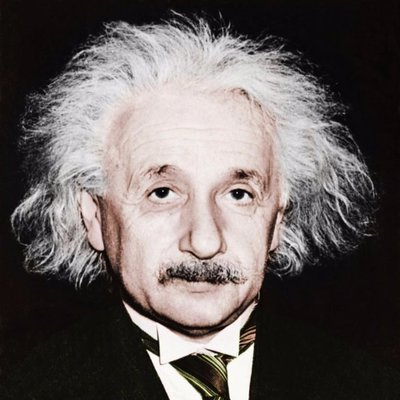
%> input picture Einstein_square.jpg, 400 x 400 px
$ octave figure_frequences.m   (GNU Octave 9; MATLAB toolbox functions it lacks are replaced by stand-ins)
%> lines starting %> are read from the running program, lines starting %| are printed output that depends on the picture
clear all
%input image
imp=rgb2gray(imread('Einstein_square.jpg'));
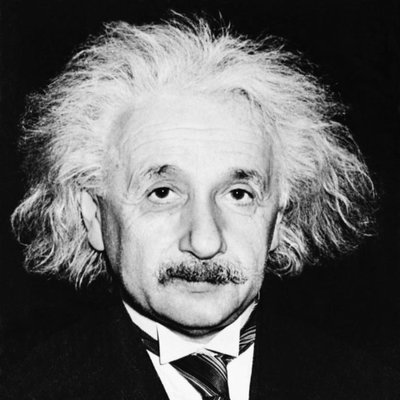
%> imp: size 400x400 uint8; min 0, max 255, mean 97

imp_fft=fftshift(fftn(fftshift(imp)));

imp_trunc=zeros(size(imp_fft));

for k=0:size(imp_fft,1)/2-1
       imp_trunc(end/2-k:end/2+k,end/2-k:end/2+k)=imp_fft(end/2-k:end/2+k,end/2-k:end/2+k);
        imagesc(abs(ifftshift(ifftn(ifftshift(imp_trunc))))); colormap gray; axis off
        pause(0.2)
end
%> this loop made 200 passes
%> pass 1, `axis off`:
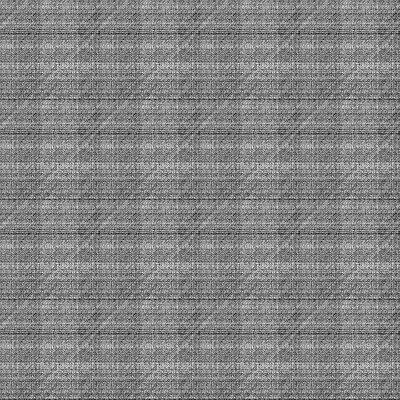
%> displayed picture: size 400x400x3, on the screen's scale of 0 to 255; min 0, max 255, mean 131.4

% [9 lines of commented-out code are left out]
